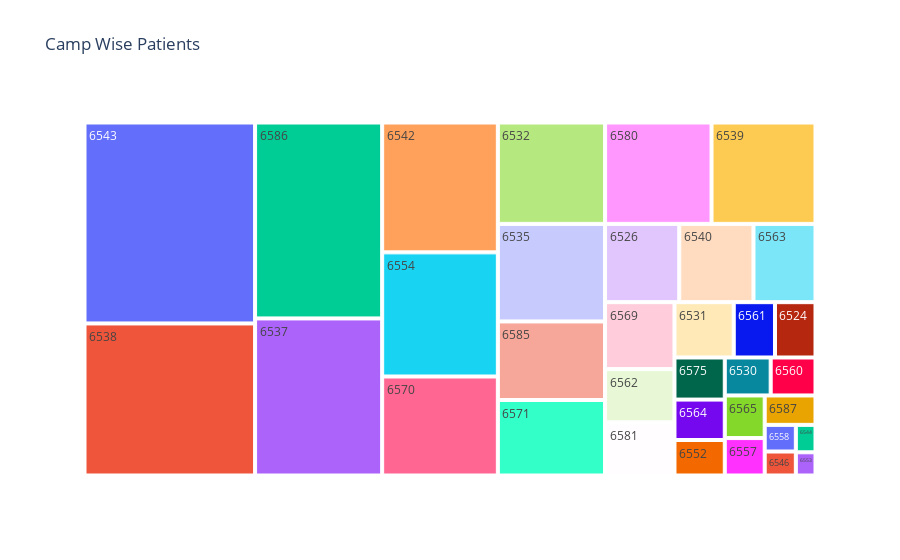

The cell this chart's notebook holds for it:
### Code cell
import seaborn as sns
import plotly.express as px
# Tree map for the 
ax=px.treemap(hea_ds,path=['Health_Camp_ID'],
              title='Camp Wise Patients')
ax.show()

### Figure 1 — Plotly figure (JSON) as saved in the notebook; plotly's stock layout.template omitted (floating-point values rounded to 4 significant figures)
{"data": [{"branchvalues": "total", "domain": {"x": [0, 1], "y": [0, 1]}, "hovertemplate": "labels=%{label}<br>count=%{value}<br>parent=%{parent}<br>id=%{id}<extra></extra>", "ids": ["6524", "6526", "6530", "6531", "6532", "6535", "6537", "6538", "6539", "6540", "6542", "6543", "6544", "6546", "6552", "6553", "6554", "6557", "6558", "6560", "6561", "6562", "6563", "6564", "6565", "6569", "6570", "6571", "6575", "6580", "6581", "6585", "6586", "6587"], "labels": ["6524", "6526", "6530", "6531", "6532", "6535", "6537", "6538", "6539", "6540", "6542", "6543", "6544", "6546", "6552", "6553", "6554", "6557", "6558", "6560", "6561", "6562", "6563", "6564", "6565", "6569", "6570", "6571", "6575", "6580", "6581", "6585", "6586", "6587"], "name": "", "parents": ["", "", "", "", "", "", "", "", "", "", "", "", "", "", "", "", "", "", "", "", "", "", "", "", "", "", "", "", "", "", "", "", "", ""], "type": "treemap", "values": [54, 140, 42, 79, 262, 252, 481, 625, 254, 140, 362, 826, 13, 18, 43, 11, 346, 36, 20, 41, 55, 89, 117, 49, 41, 112, 276, 195, 51, 260, 89, 203, 600, 36]}], "layout": {"legend": {"tracegroupgap": 0}, "title": {"text": "Camp Wise Patients"}}}
